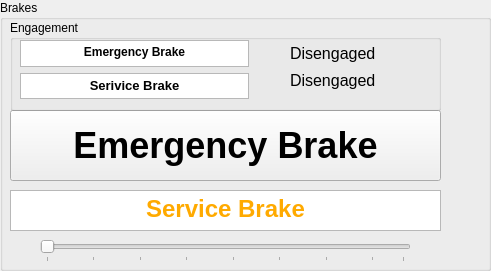
     <widget class="QGroupBox" name="brake_box">
      <property name="geometry">
       <rect>
        <x>500</x>
        <y>300</y>
        <width>491</width>
        <height>271</height>
       </rect>
      </property>
      <property name="title">
       <string>Brakes</string>
      </property>
      <widget class="QPushButton" name="e_brake_button">
       <property name="geometry">
        <rect>
         <x>10</x>
         <y>110</y>
         <width>431</width>
         <height>71</height>
        </rect>
       </property>
       <property name="font">
        <font>
         <pointsize>27</pointsize>
         <weight>75</weight>
         <bold>true</bold>
         <underline>false</underline>
         <strikeout>false</strikeout>
         <kerning>true</kerning>
        </font>
       </property>
       <property name="autoFillBackground">
        <bool>true</bool>
       </property>
       <property name="text">
        <string>Emergency Brake</string>
       </property>
      </widget>
      <widget class="QTextBrowser" name="s_brake_txt_2">
       <property name="geometry">
        <rect>
         <x>10</x>
         <y>190</y>
         <width>431</width>
         <height>41</height>
        </rect>
       </property>
       <property name="font">
        <font>
         <pointsize>6</pointsize>
        </font>
       </property>
       <property name="html">
        <string>&lt;!DOCTYPE HTML PUBLIC &quot;-//W3C//DTD HTML 4.0//EN&quot; &quot;http://www.w3.org/TR/REC-html40/strict.dtd&quot;&gt;
&lt;html&gt;&lt;head&gt;&lt;meta name=&quot;qrichtext&quot; content=&quot;1&quot; /&gt;&lt;style type=&quot;text/css&quot;&gt;
p, li { white-space: pre-wrap; }
&lt;/style&gt;&lt;/head&gt;&lt;body style=&quot; font-family:'MS Shell Dlg 2'; font-size:6pt; font-weight:400; font-style:normal;&quot;&gt;
&lt;p align=&quot;center&quot; style=&quot; margin-top:0px; margin-bottom:0px; margin-left:0px; margin-right:0px; -qt-block-indent:0; text-indent:0px;&quot;&gt;&lt;span style=&quot; font-size:18pt; font-weight:600; color:#ffaa00;&quot;&gt;Service Brake&lt;/span&gt;&lt;/p&gt;&lt;/body&gt;&lt;/html&gt;</string>
       </property>
      </widget>
      <widget class="QGroupBox" name="engage_box">
       <property name="geometry">
        <rect>
         <x>10</x>
         <y>20</y>
         <width>431</width>
         <height>91</height>
        </rect>
       </property>
       <property name="title">
        <string>Engagement</string>
       </property>
       <widget class="QTextBrowser" name="s_brake_txt">
        <property name="geometry">
         <rect>
          <x>10</x>
          <y>53</y>
          <width>229</width>
          <height>26</height>
         </rect>
        </property>
        <property name="html">
         <string>&lt;!DOCTYPE HTML PUBLIC &quot;-//W3C//DTD HTML 4.0//EN&quot; &quot;http://www.w3.org/TR/REC-html40/strict.dtd&quot;&gt;
&lt;html&gt;&lt;head&gt;&lt;meta name=&quot;qrichtext&quot; content=&quot;1&quot; /&gt;&lt;style type=&quot;text/css&quot;&gt;
p, li { white-space: pre-wrap; }
&lt;/style&gt;&lt;/head&gt;&lt;body style=&quot; font-family:'MS Shell Dlg 2'; font-size:7.8pt; font-weight:400; font-style:normal;&quot;&gt;
&lt;p align=&quot;center&quot; style=&quot; margin-top:0px; margin-bottom:0px; margin-left:0px; margin-right:0px; -qt-block-indent:0; text-indent:0px;&quot;&gt;&lt;span style=&quot; font-size:10pt; font-weight:696;&quot;&gt;Serivice Brake&lt;/span&gt;&lt;/p&gt;&lt;/body&gt;&lt;/html&gt;</string>
        </property>
       </widget>
       <widget class="QTextBrowser" name="e_brake_txt">
        <property name="geometry">
         <rect>
          <x>10</x>
          <y>20</y>
          <width>229</width>
          <height>27</height>
         </rect>
        </property>
        <property name="html">
         <string>&lt;!DOCTYPE HTML PUBLIC &quot;-//W3C//DTD HTML 4.0//EN&quot; &quot;http://www.w3.org/TR/REC-html40/strict.dtd&quot;&gt;
&lt;html&gt;&lt;head&gt;&lt;meta name=&quot;qrichtext&quot; content=&quot;1&quot; /&gt;&lt;style type=&quot;text/css&quot;&gt;
p, li { white-space: pre-wrap; }
&lt;/style&gt;&lt;/head&gt;&lt;body style=&quot; font-family:'MS Shell Dlg 2'; font-size:7.8pt; font-weight:400; font-style:normal;&quot;&gt;
&lt;p align=&quot;center&quot; style=&quot; margin-top:0px; margin-bottom:0px; margin-left:0px; margin-right:0px; -qt-block-indent:0; text-indent:0px;&quot;&gt;&lt;span style=&quot; font-size:9pt; font-weight:696;&quot;&gt;Emergency Brake&lt;/span&gt;&lt;/p&gt;&lt;/body&gt;&lt;/html&gt;</string>
        </property>
       </widget>
       <widget class="QLabel" name="s_label_display">
        <property name="geometry">
         <rect>
          <x>280</x>
          <y>50</y>
          <width>87</width>
          <height>21</height>
         </rect>
        </property>
        <property name="font">
         <font>
          <pointsize>12</pointsize>
         </font>
        </property>
        <property name="text">
         <string>Disengaged</string>
        </property>
       </widget>
       <widget class="QLabel" name="e_label_display">
        <property name="geometry">
         <rect>
          <x>280</x>
          <y>23</y>
          <width>87</width>
          <height>20</height>
         </rect>
        </property>
        <property name="font">
         <font>
          <pointsize>12</pointsize>
         </font>
        </property>
        <property name="styleSheet">
         <string notr="true">text-align: center</string>
        </property>
        <property name="text">
         <string>Disengaged</string>
        </property>
       </widget>
      </widget>
      <widget class="QSlider" name="s_slider">
       <property name="geometry">
        <rect>
         <x>40</x>
         <y>240</y>
         <width>371</width>
         <height>22</height>
        </rect>
       </property>
       <property name="minimum">
        <number>1</number>
       </property>
       <property name="maximum">
        <number>24</number>
       </property>
       <property name="pageStep">
        <number>8</number>
       </property>
       <property name="sliderPosition">
        <number>1</number>
       </property>
       <property name="orientation">
        <enum>Qt::Horizontal</enum>
       </property>
       <property name="invertedAppearance">
        <bool>false</bool>
       </property>
       <property name="tickPosition">
        <enum>QSlider::TicksBelow</enum>
       </property>
       <property name="tickInterval">
        <number>3</number>
       </property>
      </widget>
     </widget>
